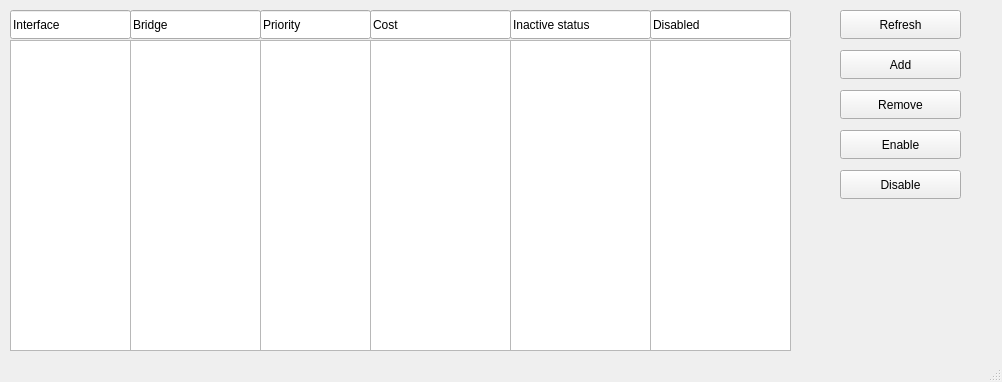
<?xml version="1.0" encoding="UTF-8"?>
<ui version="4.0">
 <class>MainWindow</class>
 <widget class="QMainWindow" name="MainWindow">
  <property name="geometry">
   <rect>
    <x>0</x>
    <y>0</y>
    <width>1002</width>
    <height>382</height>
   </rect>
  </property>
  <property name="windowTitle">
   <string>Ports</string>
  </property>
  <widget class="QWidget" name="centralwidget">
   <widget class="QListWidget" name="priorityField">
    <property name="geometry">
     <rect>
      <x>260</x>
      <y>40</y>
      <width>111</width>
      <height>311</height>
     </rect>
    </property>
   </widget>
   <widget class="QLineEdit" name="version">
    <property name="geometry">
     <rect>
      <x>130</x>
      <y>10</y>
      <width>131</width>
      <height>29</height>
     </rect>
    </property>
    <property name="text">
     <string>Bridge</string>
    </property>
   </widget>
   <widget class="QPushButton" name="enableButton">
    <property name="geometry">
     <rect>
      <x>840</x>
      <y>130</y>
      <width>121</width>
      <height>29</height>
     </rect>
    </property>
    <property name="text">
     <string>Enable</string>
    </property>
   </widget>
   <widget class="QPushButton" name="addButton">
    <property name="geometry">
     <rect>
      <x>840</x>
      <y>50</y>
      <width>121</width>
      <height>29</height>
     </rect>
    </property>
    <property name="text">
     <string>Add</string>
    </property>
   </widget>
   <widget class="QLineEdit" name="version_3">
    <property name="geometry">
     <rect>
      <x>370</x>
      <y>10</y>
      <width>141</width>
      <height>29</height>
     </rect>
    </property>
    <property name="text">
     <string>Cost</string>
    </property>
   </widget>
   <widget class="QListWidget" name="costField">
    <property name="geometry">
     <rect>
      <x>370</x>
      <y>40</y>
      <width>141</width>
      <height>311</height>
     </rect>
    </property>
   </widget>
   <widget class="QListWidget" name="bridgeField">
    <property name="geometry">
     <rect>
      <x>130</x>
      <y>40</y>
      <width>131</width>
      <height>311</height>
     </rect>
    </property>
   </widget>
   <widget class="QPushButton" name="refreshButton">
    <property name="geometry">
     <rect>
      <x>840</x>
      <y>10</y>
      <width>121</width>
      <height>29</height>
     </rect>
    </property>
    <property name="text">
     <string>Refresh</string>
    </property>
   </widget>
   <widget class="QLineEdit" name="version_4">
    <property name="geometry">
     <rect>
      <x>510</x>
      <y>10</y>
      <width>141</width>
      <height>29</height>
     </rect>
    </property>
    <property name="text">
     <string>Inactive status</string>
    </property>
   </widget>
   <widget class="QPushButton" name="disableButton">
    <property name="geometry">
     <rect>
      <x>840</x>
      <y>170</y>
      <width>121</width>
      <height>29</height>
     </rect>
    </property>
    <property name="text">
     <string>Disable</string>
    </property>
   </widget>
   <widget class="QListWidget" name="interfaceField">
    <property name="geometry">
     <rect>
      <x>10</x>
      <y>40</y>
      <width>121</width>
      <height>311</height>
     </rect>
    </property>
   </widget>
   <widget class="QPushButton" name="removeButton">
    <property name="geometry">
     <rect>
      <x>840</x>
      <y>90</y>
      <width>121</width>
      <height>29</height>
     </rect>
    </property>
    <property name="text">
     <string>Remove</string>
    </property>
   </widget>
   <widget class="QLineEdit" name="package_2">
    <property name="geometry">
     <rect>
      <x>10</x>
      <y>10</y>
      <width>121</width>
      <height>29</height>
     </rect>
    </property>
    <property name="text">
     <string>Interface</string>
    </property>
   </widget>
   <widget class="QLineEdit" name="version_2">
    <property name="geometry">
     <rect>
      <x>260</x>
      <y>10</y>
      <width>111</width>
      <height>29</height>
     </rect>
    </property>
    <property name="text">
     <string>Priority</string>
    </property>
   </widget>
   <widget class="QListWidget" name="statusField">
    <property name="geometry">
     <rect>
      <x>510</x>
      <y>40</y>
      <width>141</width>
      <height>311</height>
     </rect>
    </property>
   </widget>
   <widget class="QLineEdit" name="version_5">
    <property name="geometry">
     <rect>
      <x>650</x>
      <y>10</y>
      <width>141</width>
      <height>29</height>
     </rect>
    </property>
    <property name="text">
     <string>Disabled</string>
    </property>
   </widget>
   <widget class="QListWidget" name="disableField">
    <property name="geometry">
     <rect>
      <x>650</x>
      <y>40</y>
      <width>141</width>
      <height>311</height>
     </rect>
    </property>
   </widget>
  </widget>
  <widget class="QStatusBar" name="statusbar"/>
 </widget>
 <resources/>
 <connections/>
</ui>
